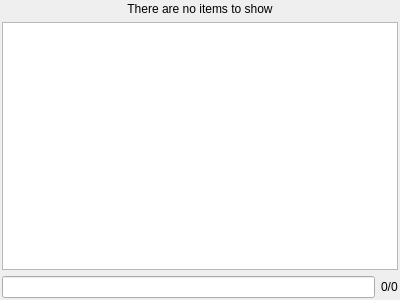
<?xml version="1.0" encoding="UTF-8"?>
<ui version="4.0">
 <class>CTrackViewNodesCtrl</class>
 <widget class="QWidget" name="CTrackViewNodesCtrl">
  <property name="geometry">
   <rect>
    <x>0</x>
    <y>0</y>
    <width>400</width>
    <height>300</height>
   </rect>
  </property>
  <property name="windowTitle">
   <string>Form</string>
  </property>
  <layout class="QGridLayout" name="gridLayout">
   <property name="leftMargin">
    <number>2</number>
   </property>
   <property name="topMargin">
    <number>2</number>
   </property>
   <property name="rightMargin">
    <number>2</number>
   </property>
   <property name="bottomMargin">
    <number>2</number>
   </property>
   <item row="2" column="0">
    <widget class="QLineEdit" name="searchField">
     <property name="focusPolicy">
      <enum>Qt::ClickFocus</enum>
     </property>
    </widget>
   </item>
   <item row="2" column="1">
    <widget class="QLabel" name="searchCount">
     <property name="text">
      <string>0/0</string>
     </property>
    </widget>
   </item>
   <item row="1" column="0" colspan="2">
    <widget class="CTrackViewNodesTreeWidget" name="treeWidget">
     <property name="dragEnabled">
      <bool>true</bool>
     </property>
     <property name="dragDropMode">
      <enum>QAbstractItemView::InternalMove</enum>
     </property>
     <property name="selectionMode">
      <enum>QAbstractItemView::ExtendedSelection</enum>
     </property>
     <attribute name="headerVisible">
      <bool>false</bool>
     </attribute>
     <column>
      <property name="text">
       <string notr="true">1</string>
      </property>
     </column>
    </widget>
   </item>
   <item row="0" column="0" colspan="2">
    <widget class="QLabel" name="noitems">
     <property name="sizePolicy">
      <sizepolicy hsizetype="Minimum" vsizetype="Preferred">
       <horstretch>0</horstretch>
       <verstretch>0</verstretch>
      </sizepolicy>
     </property>
     <property name="text">
      <string>There are no items to show</string>
     </property>
     <property name="alignment">
      <set>Qt::AlignCenter</set>
     </property>
    </widget>
   </item>
  </layout>
 </widget>
 <customwidgets>
  <customwidget>
   <class>CTrackViewNodesTreeWidget</class>
   <extends>QTreeWidget</extends>
   <header location="global">TrackView/TrackViewNodes.h</header>
  </customwidget>
 </customwidgets>
 <resources/>
 <connections/>
</ui>
